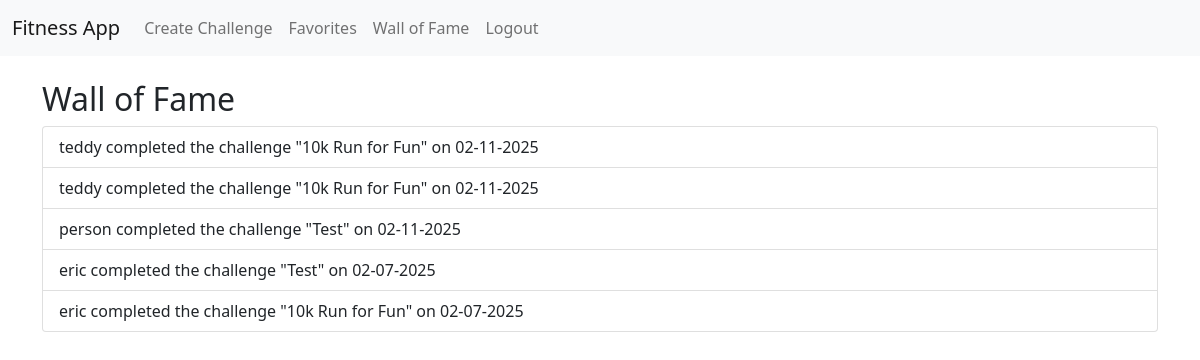
Page /wall_of_fame (signed in) on the committed database.
### models.py (models this page shows)
class CompletedChallenge(db.Model):
    id = db.Column(db.Integer, primary_key=True)
    user_id = db.Column(db.Integer, db.ForeignKey('user.id'), nullable=False)
    challenge_id = db.Column(db.Integer, db.ForeignKey('challenge.id'), nullable=False)
    completed_at = db.Column(db.DateTime, default=datetime.utcnow)

class User(db.Model):
    id = db.Column(db.Integer, primary_key=True)
    username = db.Column(db.String(80), unique=True, nullable=False)
    email = db.Column(db.String(120), nullable=False)
    password = db.Column(db.String(128), nullable=False)
    challenges = db.relationship('Challenge', backref='creator', lazy=True)
    chat_messages = db.relationship('ChatMessage', backref='user', lazy=True)
    statuses = db.relationship('UserChallengeStatus', backref='user', lazy=True)
    completed_challenges = db.relationship('CompletedChallenge', backref='user', lazy=True)
    favorites = db.relationship('Favorite', backref='user', lazy=True)

class Challenge(db.Model):
    id = db.Column(db.Integer, primary_key=True)
    user_id = db.Column(db.Integer, db.ForeignKey('user.id'), nullable=True)
    challenge_type = db.Column(db.String(80), nullable=False)
    image = db.Column(db.String(200), nullable=True)
    description = db.Column(db.Text, nullable=False)
    tags = db.Column(db.String(200), nullable=True)
    created_at = db.Column(db.DateTime, default=func.now())
    goals = db.relationship('Goal', backref='challenge', lazy=True, cascade="all, delete-orphan")
    badges = db.relationship('ChallengeBadge', backref='challenge', lazy=True, cascade="all, delete-orphan")
    chat_messages = db.relationship('ChatMessage', backref='challenge', lazy=True, cascade="all, delete-orphan")
    statuses = db.relationship('UserChallengeStatus', backref='challenge', lazy=True, cascade="all, delete-orphan")
    completions = db.relationship('CompletedChallenge', backref='challenge', lazy=True, cascade="all, delete-orphan")
    favorites = db.relationship('Favorite', backref='challenge', lazy=True, cascade="all, delete-orphan")

### routes/challenge_routes.py (the view)
@challenge_bp.route('/wall_of_fame')
def wall_of_fame():
    wall_entries = CompletedChallenge.query.order_by(CompletedChallenge.completed_at.desc()).all()
    return render_template('wall_of_fame.html', wall_entries=wall_entries)

### templates/wall_of_fame.html
{% extends "layout.html" %}
{% block content %}
  <h2>Wall of Fame</h2>
  <ul class="list-group">
    {% for entry in wall_entries %}
      <li class="list-group-item">
        {{ entry.user.username }} completed the challenge "{{ entry.challenge.challenge_type }}" on {{ entry.completed_at.strftime("%m-%d-%Y") }}
      </li>
    {% endfor %}
  </ul>
{% endblock %}

### rows in the picture
CompletedChallenge: user.username "teddy", challenge.challenge_type "10k Run for Fun", completed_at "02-11-2025"
CompletedChallenge: user.username "teddy", challenge.challenge_type "10k Run for Fun", completed_at "02-11-2025"
CompletedChallenge: user.username "person", challenge.challenge_type "Test", completed_at "02-11-2025"
CompletedChallenge: user.username "eric", challenge.challenge_type "Test", completed_at "02-07-2025"
CompletedChallenge: user.username "eric", challenge.challenge_type "10k Run for Fun", completed_at "02-07-2025"
